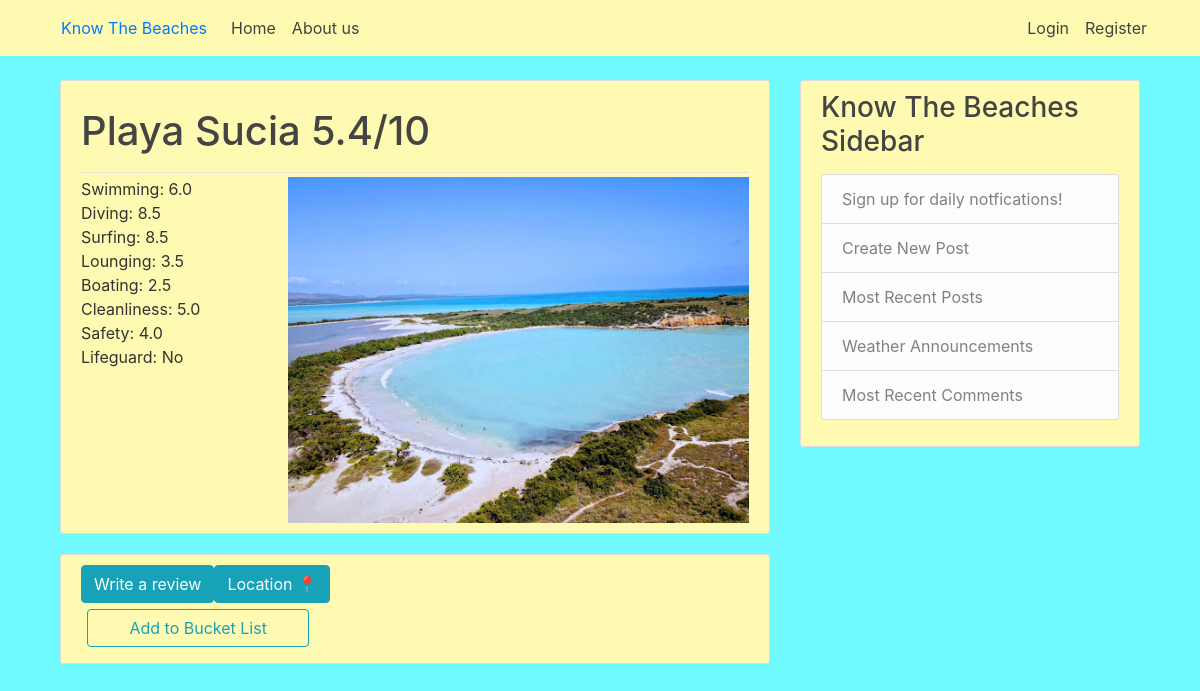
Before: /beach/playa sucia/ with the older database file.
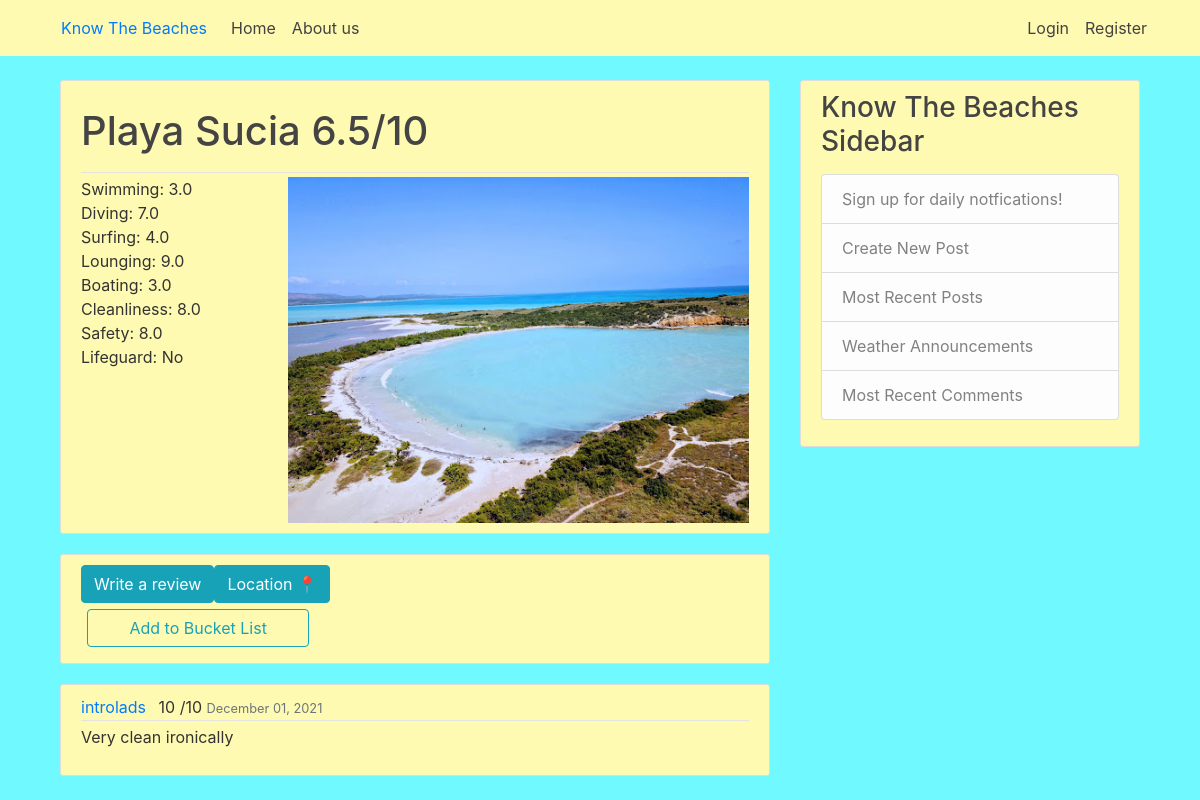
After: the same page with the newer database file.
### beach/models.py (models this page shows, shortened)
class Beach(models.Model):
    name = models.CharField(max_length = 60)
    img = models.ImageField(upload_to='beach_pic', null = True)
    region = models.CharField(max_length = 2, choices=CHOICE_REGIONS) # N, NE, E, SE, S, SW, W, NW
    overallRating = models.DecimalField(max_digits=3, decimal_places=1, null = True, default=0)
    swimRating = models.DecimalField(max_digits=3, decimal_places=1, null = True, default=0)
    diveRating = models.DecimalField(max_digits=3, decimal_places=1, null = True, default=0)
    surfRating = models.DecimalField(max_digits=3, decimal_places=1, null = True, default=0)
    loungeRating = models.DecimalField(max_digits=3, decimal_places=1, null = True, default=0)
    boatRating = models.DecimalField(max_digits=3, decimal_places=1, null = True, default=0)
    isCleanRating = models.DecimalField(max_digits=3, decimal_places=1, null = True, default=0)
    safetyRating = models.DecimalField(max_digits=3, decimal_places=1, null = True, default=0)
    lifeguardRating = models.CharField(max_length = 3, choices=CHOICE_AVAILABLE, default= 'No')
    def __str__(self):
        return self.name

class Comment(models.Model):
        content = models.TextField()
        date_posted = models.DateTimeField(default = timezone.now)
        author = models.ForeignKey(User, on_delete = models.CASCADE)
        beach = models.ForeignKey(Beach, on_delete = models.CASCADE, null= True)

### beach/views.py (the view)
# urls.py: path('', views.display),
def display(request, beachName='Jobos'):
    beach = Beach.objects.filter(name=beachName).first
    prevRating = Rating.objects.filter(author__username = request.user.username).filter(beach__name = beachName)
    if request.method == 'POST':
        ratingForm = RatingForm(request.POST)
        commentForm = CommentForm(request.POST)
        if ratingForm.is_valid() and commentForm.is_valid() and prevRating.count() == 0:
            ratingForm.save()
            commentForm.save()
            average(request, beachName)
            messages.success(request, f'Your review was submitted!')
        else:
            messages.error(request, f'Something went wrong, your review was not sent')
        return HttpResponse("""<html><script>window.location.replace('/beach/""" + beachName + """/');</script></html>""")
    else: #get request
        ratingForm = RatingForm(initial = {'beach' : beach, 'author':  request.user})
        commentForm = CommentForm(initial = {'beach' : beach, 'author':  request.user})
        ratingForm.fields['beach'].widget = forms.HiddenInput()
        ratingForm.fields['author'].widget = forms.HiddenInput()
        commentForm.fields['beach'].widget = forms.HiddenInput()
        commentForm.fields['author'].widget = forms.HiddenInput()
        userRatings = {}
        for rating in Rating.objects.filter(beach__name = beachName):
            userRatings[rating.author.username] = rating.overall
        context = {
            'comments': Comment.objects.filter(beach__name=beachName)[:commentAmount], #front-end needs button that modifies the commentAmount variable
            'beach': beach,
            'ratingForm': ratingForm,
            'commentForm' : commentForm,
            'userRatings' : userRatings,
            'request' : request
        }
        return render(request, 'beach/display.html', context)

### templates/beach/display.html (shortened to what this page needs)
{% extends "base.html" %}
{% load crispy_forms_tags %}
{% block content %}
<article class="media content-section">
  <div class="media-body">
    <div class="article-metadata">
      <p><h1>{{ beach | title}} {{beach.overallRating}}/10</h1></p>
    </div>
    <div>
      <img src="{{beach.img.url}}" alt="image not found" width="69%" align="right">
    </div>
    <div>
      <div><a> Swimming: {{ beach.swimRating}}</a></div>
      <div><a> Diving: {{ beach.diveRating}}</a></div>
      <div><a> Surfing: {{ beach.surfRating}}</a></div>
      <div><a> Lounging: {{ beach.loungeRating}}</a></div>
      <div><a> Boating: {{ beach.boatRating}}</a></div>
      <div><a> Cleanliness: {{ beach.isCleanRating}}</a></div>
      <div><a> Safety: {{ beach.safetyRating}}</a></div>
      <div><a> Lifeguard: {{ beach.lifeguardRating}}</a></div>
    </div>
  </div>
</article>
<article class="media content-section">
  <div class="media-body">
    <a data-toggle = "modal" data-target = "#reviewModal">
      <div class="form-inline">
        <form action="{% url 'beach' beach.name %}review" class = "form-inline" role = "form">
        <div class = "form-group">
          <button class="btn btn-info " type="button" id="MenuButton1">
            Write a review
          </button>
            <button class="btn btn-info" type="button" id="MenuButton3">
              Location 📍
            </button>
          </a>
        </div>
      </div>
    <form action="{% url 'beach' beach.name %}add" class="form-inline" role="form">
      <div class="form-group">
        <button style="margin: 6px;" class="btn btn-outline-info" type="btn">ㅤㅤAdd to Bucket Listㅤㅤ</button>
      </div>
    </form>
  </div>
    {% for comment in comments %}
    <article class="media content-section">
        <div class="media-body">
          <div class="article-metadata">
            <a class="mr-2" href="{% url 'profile' comment.author %}">{{ comment.author }}</a>
            <a>{{userRatings | get:comment.author.username}} /10</a>
            <small class="text-muted">{{ comment.date_posted|date:"F d, Y" }}</small>
          </div>
          <p class="article-content">{{ comment.content }}</p>
        </div>
      </article>
    {% endfor %}
{% endblock content %}

Changed rows visible on the page:
changed Beach "Playa Sucia": overallRating "5.4" → "6.5"; swimRating "6.0" → "3.0"; diveRating "8.5" → "7.0"; surfRating "8.5" → "4.0"; loungeRating "3.5" → "9.0"; boatRating "2.5" → "3.0"; isCleanRating "5.0" → "8.0"; safetyRating "4.0" → "8.0"
added Comment: author "introlads", author.username "10", date_posted "December 01, 2021", content "Very clean ironically"
